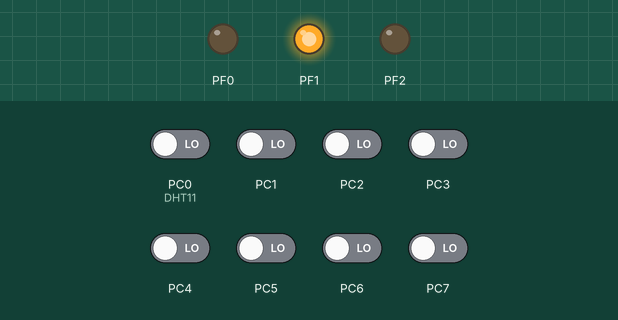
Simulated run of this program. Board: ATmega128, built with avr-gcc and emulated at 16 MHz (the files do not name the chip). Parts: output pins drawn as LEDs (lit = HIGH). Inputs (shaded band) come from the test bench; at power-on: PC0 (DHT11), PC1–7 LOW. Pins used as bus, display or sensor lines are not drawn; what the program prints to the serial monitor is not drawn.

Above: at 1.2 s.
1.3 s: PC0 (DHT11) driven HIGH and PC1 driven HIGH
4.3 s: PC0 (DHT11) driven LOW
6.5 s: PC0 (DHT11) driven HIGH
Timing chart, 0 to 9.5 s (numbered marks = the images above; inputs shaded):
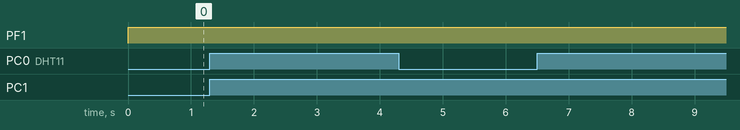

Measured:
- after the input at 1.3 s, every drawn part: stays the same
- after the input at 4.3 s, every drawn part: stays the same
- after the input at 6.5 s, every drawn part: stays the same

The program:

main.c
```c
/*
 * DHT11.c
 *
 * Created: 2022-08-27 오후 12:23:00
 * Author : seonhaeng han
 */

#define F_CPU 16000000UL
#include <avr/io.h>
#include <util/delay.h>
#include <avr/interrupt.h>
#include <stdio.h> // printf, scanf 등이 정의 되어 있다.
#include <string.h> // strcpy, strcat, strcmp 등이 들어 있음


extern void init_uart0();
extern void UART0_transmit(uint8_t data);
extern void pc_command_processing();

extern void dht11_process();
extern void init_trigger_pulse();
extern void data_line_input();
extern void data_line_output();
extern uint8_t rx_data(int anum);
extern void DHT11_init();

FILE OUTPUT = FDEV_SETUP_STREAM(UART0_transmit, NULL, _FDEV_SETUP_WRITE);

volatile int ms_count = 0;
volatile int sec_count = 0;

ISR(TIMER0_OVF_vect)
{
	TCNT0 = 6;

	ms_count++;
	if(ms_count >= 2000)
	{
		ms_count = 0;
		sec_count++;
	}

}


int main(void)
{
   init_uart0();
   init_timer0();
   DHT11_init();
   sei();
   stdout = &OUTPUT;
    while (1)
    {

			dht11_process();

    }
}

void init_timer0()
{
	TCNT0 = 6;

	DDRF = 0x01 + 0x02 + 0x04;

	PORTF |= 0x02;

	TCCR0 |= (1 << CS02) | (0 << CS01) | (0 << CS00);  //  분주비를 64로 설정

	TIMSK |= (1 << TOIE0);

}
```

UART0.c
```c
/*
 * UART0.c
 *
 * Created: 2022-08-09 오전 10:45:06
 *  Author: kccistc
 */
#define F_CPU 16000000UL
#include <avr/io.h>
#include <util/delay.h>
#include <avr/interrupt.h>
#include <string.h>

#include "UART0.h"


// 1. 전송 속도 설정 9600bps : 총 byte 수(글자 수) : 9600 / 10(st, sp 로 인해 +2bit) == 960 자 (1글자 송.수신 소요시간 약 : 0.96ms)
// 2. 비동기식, data 8bit, non parity
// 3. RX interrupt 활성화 // data를 놓치지 않기 위해 interrupt 사용
// 4. 2배속 통신

// UART0로 부터 1byte가 들어오면 RX 수신 interrupt가 발생하여 이곳으로 들어옴


ISR(USART0_RX_vect)
{
	unsigned char data;

	data = UDR0; // uart0의 h/w register (URD0)로 1byte를 읽어 들인다.

	if (data == '\r' || data == '\n')// 문장의 끝인 경우
	{
		rx_buffer[i] = '\0'; // 문장의 끝을 알려줌 (NULL)
		i = 0;				 // 개선점 : circular queue (환형큐)로 개선을 해야한다.
							 // 이렇게 프로그램을 작성하면, 새로운 메세지가 왔을 때 덮어 쓴다.

		rx_ready_flag = 1;	 // 완전한 문장이 들어 왔을 때 1로 set 된다.
	}
	else
	{
		rx_buffer[i++] = data; // 1. rx_buffer[i] = data  / 2. i++
	}
}

void init_uart0()
{
	UBRR0H = 0x00;
	UBRR0L = 207; // 9600bps

	UCSR0A |= (1 << U2X0); // 2배속 통신
	UCSR0C |= 0x06; // ASYNC(비동기) data 8 bit, none parity

	// RXEN0 : UART0로 부터 수신이 가능 하도록 설정
	// TXEN0 : UART0로 부터 송신이 가능 하도록 설정
	// RXCIE0 : UART0로 부터 1 byte가 들어 오면 RX(수신) Interrupt를 발생시켜라

	UCSR0B = (1 << RXEN0) | (1 << TXEN0) | (1 << RXCIE0);  // 송수신 활성 및 수신 시 Interrupt (alram)발생
	// 19번 인터럽트 발생
}
// UART0 로 1 byte를 보내는 함수
void UART0_transmit(uint8_t data)
{
	while (!(UCSR0A & (1 << UDRE0))) // data가 전송 중이면 data가 다 전송이 될 때 까지 기다린다.
		;  // No Operation (아무 action도 취하지 않는다.)
	UDR0 = data; // HW 전송 register에 data를 쏴준다.

}

// 1. command를 함수화 하여 led.c 에 배치한다.
// 2. ledallon
// 3. ledalloff
// 4. ledalltoggle : 300ms 주기로 led 전체를 on&off 반복한다.


void pc_command_processing()
{
	if(rx_ready_flag)
	{
		rx_ready_flag = 0; // 0으로 변환하여 다음 메세지를 받을 수 있도록 초기화


		printf("%s\n", rx_buffer);


	}

}
```

UART0.h
```c
/*
 * UART0.h
 *
 * Created: 2022-08-09 오전 10:45:18
 *  Author: kccistc
 */


#ifndef UART0_H_
#define UART0_H_
#include <stdio.h>
void UART0_transmit(uint8_t data);
void init_uart0();
void pc_command_processing();

volatile unsigned char rx_buffer[80]; // 최적화 방지를 위한 volatile

volatile uint8_t rx_ready_flag = 0; // 완전한 문장이 들어 왔을 때 1로 set 된다.
volatile int i = 0;

#endif /* UART0_H_ */
```

dht11.c
```c
/*
 * dht11.c
 *
 * Created: 2022-08-27 오후 1:47:31
 *  Author: seonhaeng han
 */


#include "dht11.h"
uint8_t rx_data_array[5];
void dht11_process()
{
	uint8_t i_RH, d_RH, i_Tmp, d_Tmp, chksum, chksum_compare;

	if(sec_count) // 2000ms cycle
	{
		sec_count = 0;

		init_trigger_pulse();

		data_line_input();
		DHT11_dumi_read();

		i_RH = DHT11_rx_data();
		d_RH = DHT11_rx_data();
		i_Tmp = DHT11_rx_data();
		d_Tmp = DHT11_rx_data();

		chksum_compare = i_RH + d_RH + i_Tmp + d_Tmp;	// chksum 비교를 위한 변수

		chksum = DHT11_rx_data();

		data_line_output();

		if(chksum == chksum_compare)			// checksum을 비교해 data가 정상인지 확인
		{
			printf("[Tmp]%d.%d\n",(int)i_Tmp,(int)d_Tmp);
			printf("[Wet]%d.%d\n",(int)i_RH,(int)d_RH);
			printf("[chk]%d\n",(int)chksum);
		}
		else
		{
			printf("[data error]\n");			// chksum 비교 시 맞지 않으면 error sign
		}
	}
}

void init_trigger_pulse()
{

	DHT11_PORT &= ~(1 << DHT11); // low
	_delay_ms(20); // > 18ms
	DHT11_PORT |= (1 << DHT11); // high
	_delay_us(7);

}

void data_line_input()
{
	 DHT11_DDR &= ~(1 << DHT11); // input mode
	 DHT11_PORT &= ~(1 << DHT11);// pull down
}

void data_line_output()
{
	DHT11_DDR |= (1 << DHT11); // output
	DHT11_PORT |= (1 << DHT11); // high (normal state = high)
}

uint8_t DHT11_rx_data()
{
	uint8_t rx_data = 0;

		for(int i = 0; i < 8; i++)
		{
			//when Input Data == 0
			while( 0 == DHT11_PIN & (1 << DHT11) ); // data 가 0인 것을 구분해야 함

			_delay_us(40);  // high pulse 가 40us 이상일 때 1
							// 따로 50us 만큼 delay를 줄 필요는 없음
			rx_data <<=1;

			//when Input Data == 1
			if(DHT11_PIN & (1 << DHT11))// data 가 1인 것을 구분해야 함

			{
				rx_data |= 1;
			}
			while( 1 == DHT11_PIN & (1 << DHT11) );
		}

	return rx_data;
}

void DHT11_dumi_read(void)
{

	while( 1 == DHT11_PIN & (1 << DHT11) );
	while( 0 == DHT11_PIN & (1 << DHT11) );
	while( 1 == DHT11_PIN & (1 << DHT11) );

}

void DHT11_init()
{
	DHT11_DDR |= (1 << DHT11); // output
	DHT11_PORT |= (1 << DHT11); // high (normal state = high)
	_delay_ms(3000);
}
```

dht11.h
```c
/*
 * dht11.h
 *
 * Created: 2022-08-27 오후 1:47:55
 *  Author: seonhaeng han
 */


#ifndef DHT11_H_
#define DHT11_H_

#define F_CPU 16000000UL
#include <avr/io.h>
#include <util/delay.h>
#include <avr/interrupt.h>
#include <stdio.h> // printf, scanf 등이 정의 되어 있다.
#include <string.h> // strcpy, strcat, strcmp 등이 들어 있음

#define TRUE 1
#define FALSE 0
#define DHT11_ERROR 255
#define DHT11_DDR	DDRC
#define DHT11_PORT	PORTC
#define DHT11_PIN	PINC
#define DHT11		0

void dht11_process();
void init_trigger_pulse();
void data_line_input();
void data_line_output();
uint8_t DHT11_rx_data();


extern volatile int sec_count;

#endif /* DHT11_H_ */
```
